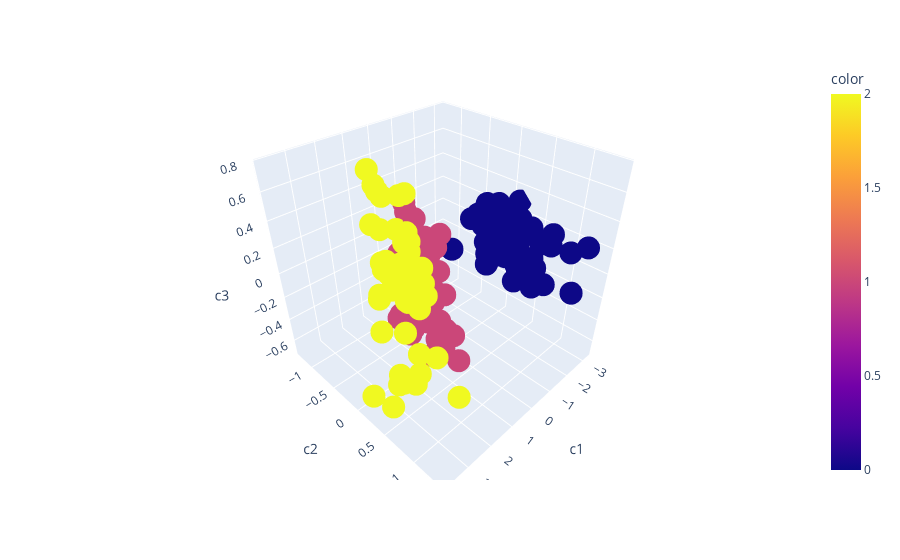

The notebook cell this image was saved under:
### Code cell
import plotly.express as px
df = px.data.iris()
fig = px.scatter_3d(de, x='c1', y='c2', z='c3',color=target)
fig.show()

### Figure 1 — Plotly figure (JSON) as saved in the notebook; plotly's stock layout.template omitted (floating-point values rounded to 4 significant figures; data arrays with more than 128 entries replaced by an {"elided": "..."} marker saying what was removed)
{"data": [{"hovertemplate": "c1=%{x}<br>c2=%{y}<br>c3=%{z}<br>color=%{marker.color}<extra></extra>", "legendgroup": "", "marker": {"color": {"elided": "150 int values"}, "coloraxis": "coloraxis", "symbol": "circle"}, "mode": "markers", "name": "", "scene": "scene", "showlegend": false, "type": "scatter3d", "x": {"elided": "150 float values"}, "y": {"elided": "150 float values"}, "z": {"elided": "150 float values"}}], "layout": {"coloraxis": {"colorbar": {"title": {"text": "color"}}, "colorscale": [[0, "#0d0887"], [0.1111, "#46039f"], [0.2222, "#7201a8"], [0.3333, "#9c179e"], [0.4444, "#bd3786"], [0.5556, "#d8576b"], [0.6667, "#ed7953"], [0.7778, "#fb9f3a"], [0.8889, "#fdca26"], [1, "#f0f921"]]}, "legend": {"tracegroupgap": 0}, "margin": {"t": 60}, "scene": {"domain": {"x": [0, 1], "y": [0, 1]}, "xaxis": {"title": {"text": "c1"}}, "yaxis": {"title": {"text": "c2"}}, "zaxis": {"title": {"text": "c3"}}}}}
